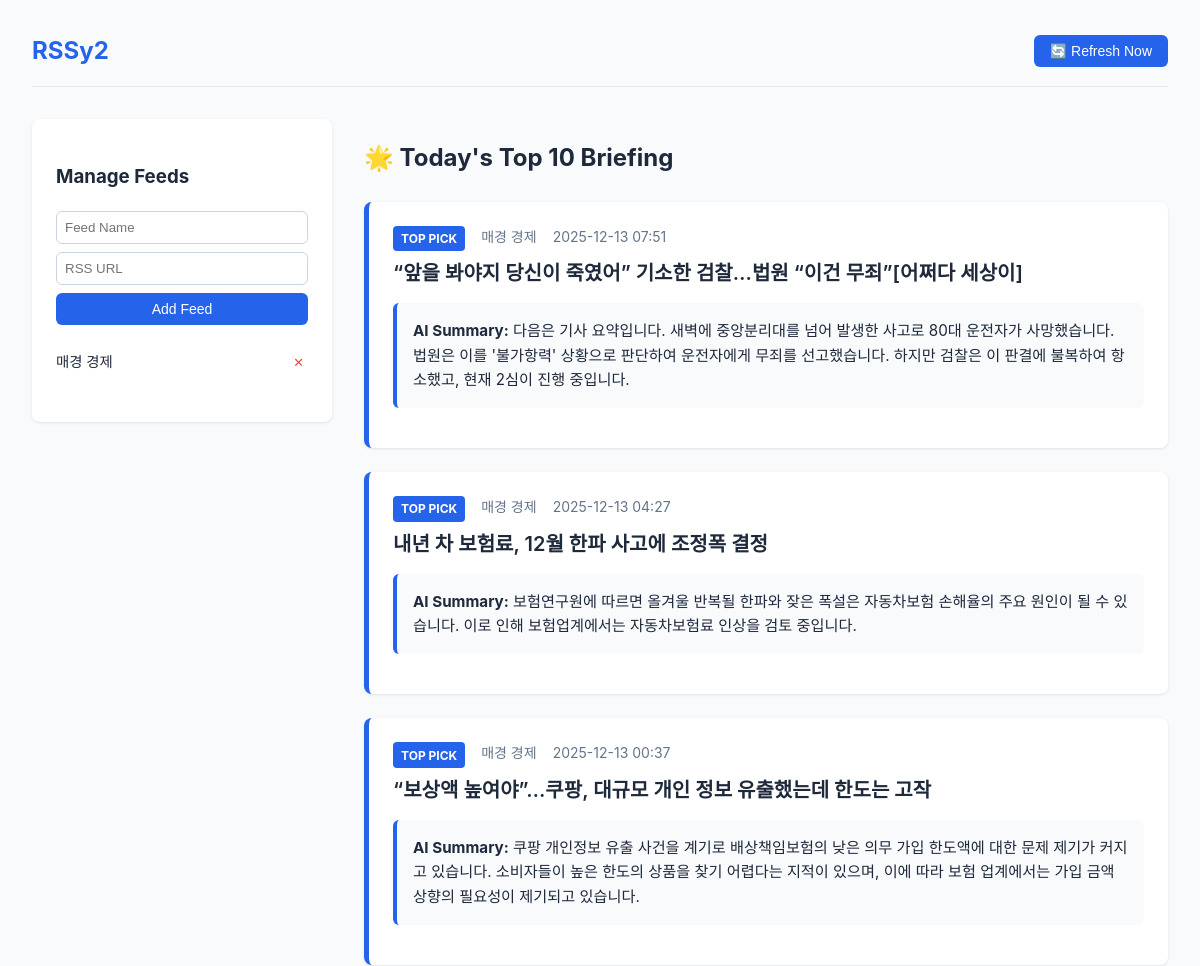
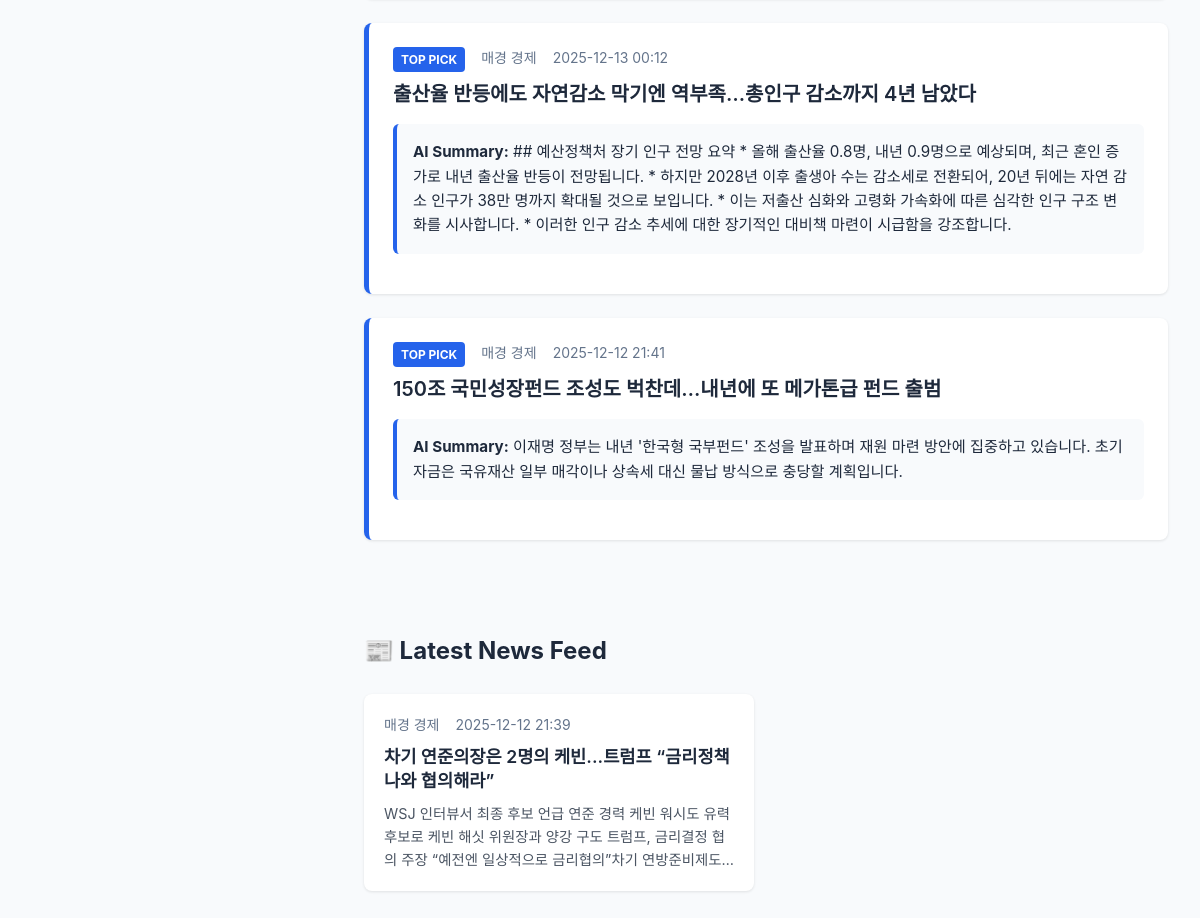
The page / on the database its author committed (2 pictures, top to bottom).
### tables this page shows
CREATE TABLE feeds (
        id TEXT PRIMARY KEY,
        url TEXT NOT NULL,
        name TEXT,
        is_active BOOLEAN DEFAULT 1,
        last_fetched_at DATETIME
    );

CREATE TABLE articles (
        id TEXT PRIMARY KEY,
        feed_id TEXT,
        title TEXT,
        original_url TEXT,
        published_at DATETIME,
        raw_content TEXT,
        summary TEXT,
        summarized_at DATETIME,
        image_url TEXT,
        is_top_selection BOOLEAN DEFAULT 0,
        FOREIGN KEY(feed_id) REFERENCES feeds(id)
    );

### main.py (the view)
@app.get("/", response_class=HTMLResponse)
async def read_root(request: Request):
    articles = get_recent_articles(hours=24)
    feeds = get_feeds()
    top_articles = [a for a in articles if a['is_top_selection']]
    other_articles = [a for a in articles if not a['is_top_selection']]
    return templates.TemplateResponse("index.html", {
        "request": request,
        "top_articles": top_articles,
        "other_articles": other_articles,
        "feeds": feeds
    })

### templates/index.html (shortened to what this page needs)
<!DOCTYPE html>
<html lang="ko">
<head>
</head>
<body>
    <div class="container">
        <header>
            <h1>RSSy2</h1>
            <div class="controls">
                <form action="/refresh" method="post" style="margin:0;">
                    <button type="submit">🔄 Refresh Now</button>
                </form>
            </div>
        </header>
        <div class="grid">
            <aside class="sidebar">
                <h3>Manage Feeds</h3>
                <form action="/feeds" method="post">
                    <input type="text" name="name" placeholder="Feed Name" required>
                    <input type="url" name="url" placeholder="RSS URL" required>
                    <button type="submit">Add Feed</button>
                </form>
                <ul class="feed-list">
                    {% for feed in feeds %}
                    <li class="feed-item">
                        <span class="feed-name">{{ feed.name }}</span>
                        <form action="/feeds/delete" method="post" style="display:inline;">
                            <button type="submit" class="delete-btn">✕</button>
                        </form>
                    </li>
                    {% endfor %}
                </ul>
            </aside>
            <main class="articles">
                {% if top_articles %}
                <section class="section-featured">
                    <h2 class="section-title">🌟 Today's Top 10 Briefing</h2>
                    <div class="featured-grid">
                        {% for article in top_articles %}
                        <article class="article-card featured-card">
                            <div class="article-content">
                                <div class="article-meta">
                                    <span class="badge-top">TOP PICK</span>
                                    <span>{{ article.feed_name }}</span>
                                    <span>{{ article.published_at[:16].replace('T', ' ') }}</span>
                                </div>
                                <h2 class="article-title">
                                    <a href="{{ article.original_url }}" target="_blank">{{ article.title }}</a>
                                </h2>
                                <div class="article-summary">
                                    <strong>AI Summary:</strong> {{ article.summary }}
                                </div>
                            </div>
                        </article>
                        {% endfor %}
                    </div>
                </section>
                {% endif %}
                <section class="section-standard">
                    <h2 class="section-title">📰 Latest News Feed</h2>
                    <div class="standard-grid">
                        {% for article in other_articles %}
                        <article class="article-card standard-card">
                            <div class="article-content">
                                <div class="article-meta">
                                    <span>{{ article.feed_name }}</span>
                                    <span>{{ article.published_at[:16].replace('T', ' ') }}</span>
                                </div>
                                <h3 class="article-title-sm">
                                    <a href="{{ article.original_url }}" target="_blank">{{ article.title }}</a>
                                </h3>
                                <p class="article-snippet">
                                    {{ article.summary[:150] }}...
                                </p>
                            </div>
                        </article>
                        {% endfor %}
                    </div>
                </section>
            </main>
        </div>
    </div>
</body>
</html>

### templates/index.html (style rules this page uses)
:root { --primary-color: #2563eb; --bg-color: #f8fafc; --card-bg: #ffffff; --text-color: #1e293b; --text-secondary: #64748b; }
body { font-family: 'Inter', -apple-system, BlinkMacSystemFont, sans-serif; background-color: var(--bg-color); color: var(--text-color); margin: 0; padding: 0; line-height: 1.6; }
.container { max-width: 1200px; margin: 0 auto; padding: 2rem; }
header { display: flex; justify-content: space-between; align-items: center; margin-bottom: 2rem; padding-bottom: 1rem; border-bottom: 1px solid #e2e8f0; }
h1 { font-size: 1.5rem; font-weight: 700; color: var(--primary-color); margin: 0; }
.controls { display: flex; gap: 1rem; }
button, .btn { background-color: var(--primary-color); color: white; border: none; padding: 0.5rem 1rem; border-radius: 0.375rem; cursor: pointer; font-size: 0.875rem; transition: background-color 0.2s; text-decoration: none; }
.grid { display: grid; grid-template-columns: 300px 1fr; gap: 2rem; }
.sidebar { background: var(--card-bg); padding: 1.5rem; border-radius: 0.5rem; box-shadow: 0 1px 3px rgba(0, 0, 0, 0.1); height: fit-content; }
.feed-list { list-style: none; padding: 0; margin: 1rem 0; }
.feed-item { display: flex; justify-content: space-between; align-items: center; padding: 0.5rem 0; border-bottom: 1px solid #f1f5f9; }
.feed-item:last-child { border-bottom: none; }
.feed-name { font-weight: 500; font-size: 0.9rem; }
.delete-btn { background: none; color: #ef4444; padding: 0.25rem; font-size: 0.8rem; }
.articles { display: flex; flex-direction: column; gap: 1.5rem; }
.article-card { background: var(--card-bg); border-radius: 0.5rem; box-shadow: 0 1px 3px rgba(0, 0, 0, 0.1); overflow: hidden; display: flex; flex-direction: row; padding: 1.5rem; gap: 1.5rem; align-items: flex-start; }
.article-content { padding: 0; flex: 1; min-width: 0; }
.article-meta { font-size: 0.875rem; color: var(--text-secondary); margin-bottom: 0.5rem; display: flex; gap: 1rem; }
.article-title { font-size: 1.25rem; font-weight: 600; margin: 0 0 1rem 0; line-height: 1.4; }
.article-title a { color: var(--text-color); text-decoration: none; }
.article-summary { background-color: #f8fafc; padding: 1rem; border-radius: 0.375rem; border-left: 4px solid var(--primary-color); margin-bottom: 1rem; font-size: 0.95rem; }
form { display: flex; flex-direction: column; gap: 0.5rem; }
input { padding: 0.5rem; border: 1px solid #cbd5e1; border-radius: 0.375rem; }
.section-title { font-size: 1.5rem; font-weight: 700; margin-bottom: 1.5rem; color: var(--text-color); display: flex; align-items: center; gap: 0.5rem; }
.section-featured { margin-bottom: 3rem; }
.featured-grid { display: grid; gap: 1.5rem; }
.featured-card { border-left: 5px solid var(--primary-color); }
.badge-top { background-color: var(--primary-color); color: white; padding: 0.2rem 0.5rem; border-radius: 0.25rem; font-size: 0.75rem; font-weight: 700; }
.standard-grid { display: grid; grid-template-columns: repeat(auto-fill, minmax(300px, 1fr)); gap: 1.5rem; }
.standard-card { flex-direction: column; padding: 1.25rem; }
.standard-card .article-title-sm { font-size: 1.1rem; font-weight: 600; margin: 0 0 0.5rem 0; line-height: 1.4; }
.standard-card .article-title-sm a { color: var(--text-color); text-decoration: none; }
.standard-card .article-snippet { font-size: 0.9rem; color: #4b5563; margin: 0; display: -webkit-box; -webkit-line-clamp: 3; -webkit-box-orient: vertical; overflow: hidden; }

### rows shown on the page
feeds: name "매경 경제"
articles: feed_name "매경 경제", published_at "2025-12-13 07:51", title "“앞을 봐야지 당신이 죽였어” 기소한 검찰…법원 “이건 무죄”[어쩌다 세상이]", summary "다음은 기사 요약입니다. 새벽에 중앙분리대를 넘어 발생한 사고로 80대 운전자가 사망했습니다. 법원은 이를 '불가항력' 상황으로 판단하여 운전자에게 무죄를 선고했습니다. 하지만 검찰은 이 판결에 불복하여 항소했고, 현재 2심이 진행 중입니다."
articles: feed_name "매경 경제", published_at "2025-12-13 04:27", title "내년 차 보험료, 12월 한파 사고에 조정폭 결정", summary "보험연구원에 따르면 올겨울 반복될 한파와 잦은 폭설은 자동차보험 손해율의 주요 원인이 될 수 있습니다. 이로 인해 보험업계에서는 자동차보험료 인상을 검토 중입니다."
articles: feed_name "매경 경제", published_at "2025-12-13 00:37", title "“보상액 높여야”…쿠팡, 대규모 개인 정보 유출했는데 한도는 고작", summary "쿠팡 개인정보 유출 사건을 계기로 배상책임보험의 낮은 의무 가입 한도액에 대한 문제 제기가 커지고 있습니다. 소비자들이 높은 한도의 상품을 찾기 어렵다는 지적이 있으며, 이에 따라 보험 업계에서는 가입 금액 상향의 필요성이 제기되고 있습니다."
articles: feed_name "매경 경제", published_at "2025-12-13 00:12", title "출산율 반등에도 자연감소 막기엔 역부족…총인구 감소까지 4년 남았다", summary "## 예산정책처 장기 인구 전망 요약 * 올해 출산율 0.8명, 내년 0.9명으로 예상되며, 최근 혼인 증가로 내년 출산율 반등이 전망됩니다. * 하지만 2028년 이후 출생아 수는 감소세로 전환되어, 20년 뒤에는 자연 감소 인구가 38만 명까지 확대될 것으로 보입니다. * 이는 저출산 심화와 고령화 가속화에 따른 심각한 인구 구조 변화를 시사합니다. * 이러한 인구 감소 추세에 대한 장기적인 대비책 마련이 시급함을 강조합니다."
articles: feed_name "매경 경제", published_at "2025-12-12 21:41", title "150조 국민성장펀드 조성도 벅찬데…내년에 또 메가톤급 펀드 출범", summary "이재명 정부는 내년 '한국형 국부펀드' 조성을 발표하며 재원 마련 방안에 집중하고 있습니다. 초기 자금은 국유재산 일부 매각이나 상속세 대신 물납 방식으로 충당할 계획입니다."
articles: feed_name "매경 경제", published_at "2025-12-12 21:39", title "차기 연준의장은 2명의 케빈...트럼프 “금리정책 나와 협의해라”", summary "WSJ 인터뷰서 최종 후보 언급 연준 경력 케빈 워시도 유력후보로 케빈 해싯 위원장과 양강 구도 트럼프, 금리결정 협의 주장 “예전엔 일상적으로…"
